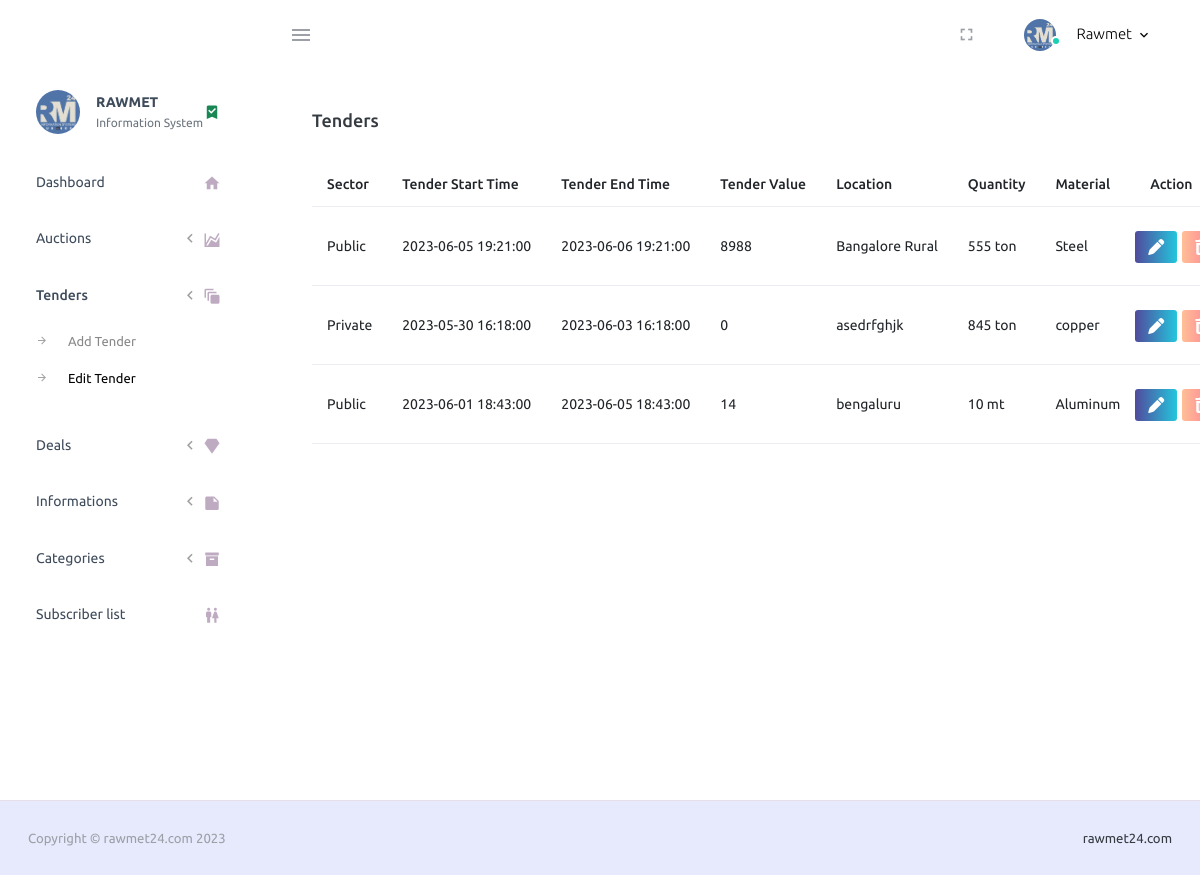
Before: /PurpleAdmin-Free-Admin-Template-master/pages/forms/editTendlist.php (signed in) with the older database file.
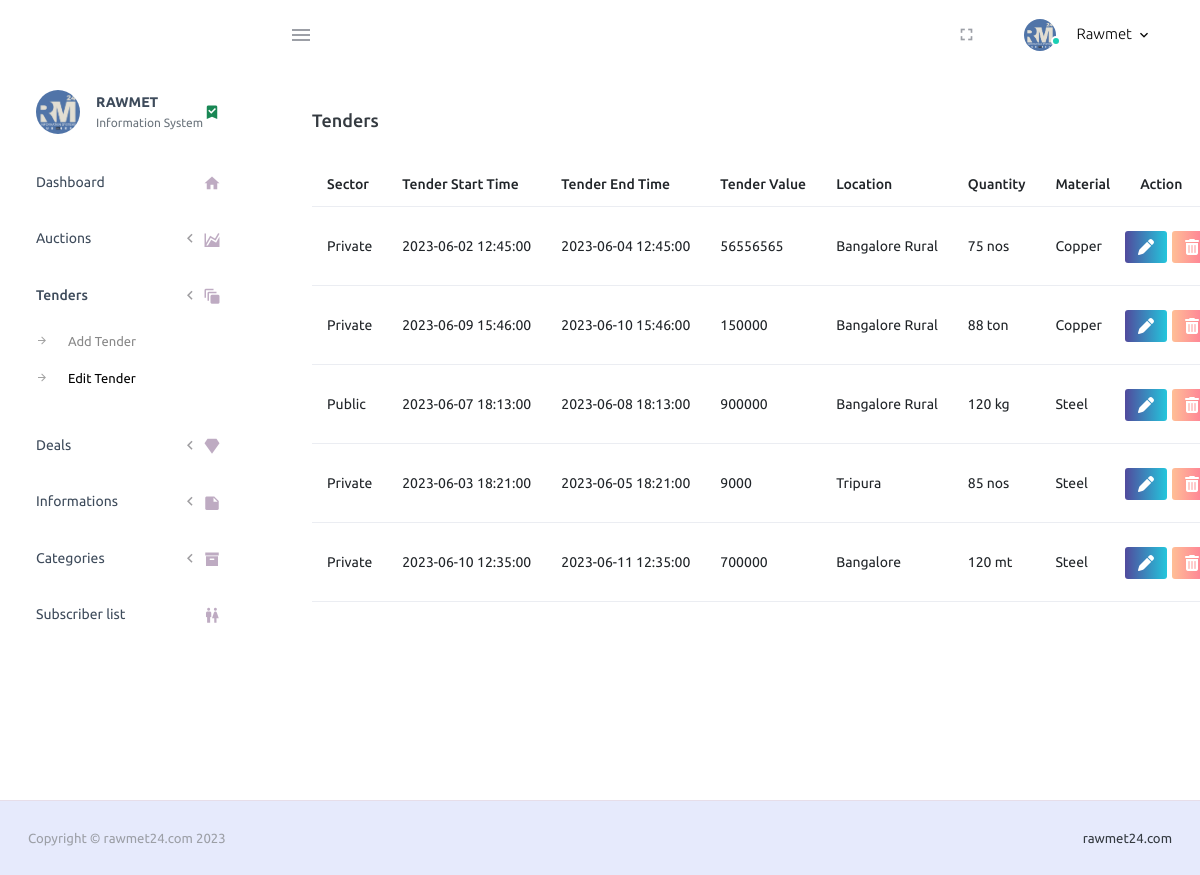
After: the same page with the newer database file.
### tables this page shows
CREATE TABLE `tenders` (
  `id` int(11) NOT NULL,
  `category` varchar(255) DEFAULT NULL,
  `infoId` varchar(255) DEFAULT NULL,
  `ownership` varchar(255) DEFAULT NULL,
  `tenderLocation` varchar(255) DEFAULT NULL,
  `sector` varchar(255) DEFAULT NULL,
  `tenderNumber` int(255) DEFAULT NULL,
  `tenderDesc` text DEFAULT NULL,
  `material` varchar(255) DEFAULT NULL,
  `matDesc` varchar(255) DEFAULT NULL,
  `quantity` varchar(255) NOT NULL,
  `publishingDatetime` datetime DEFAULT NULL,
  `startDatetime` datetime DEFAULT NULL,
  `endDatetime` datetime DEFAULT NULL,
  `emdType` varchar(255) DEFAULT NULL,
  `emdAmt` int(11) DEFAULT NULL,
  `tenderValue` int(255) NOT NULL,
  `companyName` varchar(255) DEFAULT NULL,
  `location` varchar(255) DEFAULT NULL,
  `street` varchar(255) DEFAULT NULL,
  `city` varchar(255) DEFAULT NULL,
  `telephone` varchar(255) DEFAULT NULL,
  `email` varchar(255) DEFAULT NULL,
  `contactPerson` varchar(255) DEFAULT NULL,
  `img` varchar(300) NOT NULL,
  `file` varchar(300) NOT NULL
);

### PurpleAdmin-Free-Admin-Template-master/pages/forms/editTendlist.php (the view, shortened to what the changed rows need)
<?php
include "connect.php";
?>
<!DOCTYPE html>
<html lang="en">
  <head>
    <link rel="stylesheet" href="https://cdnjs.cloudflare.com/ajax/libs/font-awesome/5.15.3/css/all.min.css">
    <link rel="stylesheet" href="../../assets/vendors/mdi/css/materialdesignicons.min.css">
    <link rel="stylesheet" href="path/to/font-awesome/css/font-awesome.min.css">
    <link rel="stylesheet" href="../../assets/vendors/css/vendor.bundle.base.css">
    <link rel="stylesheet" href="https://cdn.jsdelivr.net/npm/bootstrap@4.6.2/dist/css/bootstrap.min.css">
    <link rel="stylesheet" href="../../assets/css/style.css">
  </head>
  <body>
    <div class="container-scroller">
      <div class="container-fluid page-body-wrapper">
        <div class="col-lg-10 grid-margin stretch-card">
                <div class="card">
                  <div class="card-body">
                    <h4 class="card-title">Tenders</h4><br>
                    <table id="keywords" class="table table-hover table-responsive">
  <thead>
    <tr>
      <th class="col-2" onclick="sortTable(0)"><span>Sector</span></th>
      <th class="col-2" onclick="sortTable(0)"><span>Tender Start Time</span></th>
      <th class="col-2" onclick="sortTable(0)"><span>Tender End Time</span></th>
      <th class="col-2" onclick="sortTable(0)"><span>Tender Value</span></th>
      <th class="col-2" onclick="sortTable(0)"><span>Location</span></th>
      <th class="col-2" onclick="sortTable(0)"><span>Quantity</span></th>
      <th class="col-2" onclick="sortTable(0)"><span>Material</span></th>
      <th class="col-2" onclick="sortTable(0)"><span>Action</span></th>
    </tr>
  </thead>
  <tbody>
  <?php
$sql = "SELECT * FROM tenders";
$result = $conn->query($sql);
$data = array();
if ($result->num_rows > 0) {
    while ($row = $result->fetch_assoc()) {
        $data[] = $row;
    }
} else {
    echo "No data found.";
}
?>
    <?php foreach ($data as $row) { ?>
      <tr>
        <td><?php echo $row['sector']; ?></td>
        <td><?php echo $row['startDatetime']; ?></td>
        <td><?php echo $row['endDatetime']; ?></td>
        <td><?php echo $row['tenderValue']; ?></td>
        <td><?php echo $row['location']; ?></td>
        <td><?php echo $row['quantity']; ?></td>
        <td><?php echo $row['material']; ?></td>
 <td style="padding: 0px;"> <div style="display: flex; gap: 5px;"><form action="fetchTend.php?g=<?php echo $row['id'];?>" method="GET">
                <button class="btn btn-block btn-sm btn-gradient-primary mt-4 mx-auto" type="submit" style="width:auto;margin-bottom:22px"><a href="fetchTend.php?id='.$id.'"><i class="fa fa-solid fa-pen"></i></a> </button>
                </form>
                <form action="deleteTend.php?g=<?php echo $row['id'];?>" method="POST">
                <button class="btn btn-block btn-sm btn-gradient-danger mt-4 mx-auto" type="submit" ><a href="deleteAuc.php? id='.$id.'"><i class="fa fa-solid fa-trash"></i></a> </button>
                </form>
    </div></td>
      </tr>
    <?php } ?>
  </tbody>
</table>
          </div>
        </div>
        </div>
        </div></div>
  </body>
</html>

Changed rows visible on the page:
removed tenders: sector "Public", startDatetime "2023-06-05 19:21:00", endDatetime "2023-06-06 19:21:00", tenderValue "8988", location "Bangalore Rural", quantity "555 ton", material "Steel"
removed tenders: sector "Private", startDatetime "2023-05-30 16:18:00", endDatetime "2023-06-03 16:18:00", tenderValue "0", location "asedrfghjk", quantity "845 ton", material "copper"
removed tenders: sector "Public", startDatetime "2023-06-01 18:43:00", endDatetime "2023-06-05 18:43:00", tenderValue "14", location "bengaluru", quantity "10 mt", material "Aluminum"
added tenders: sector "Private", startDatetime "2023-06-02 12:45:00", endDatetime "2023-06-04 12:45:00", tenderValue "56556565", location "Bangalore Rural", quantity "75 nos", material "Copper"
added tenders: sector "Private", startDatetime "2023-06-09 15:46:00", endDatetime "2023-06-10 15:46:00", tenderValue "150000", location "Bangalore Rural", quantity "88 ton", material "Copper"
added tenders: sector "Public", startDatetime "2023-06-07 18:13:00", endDatetime "2023-06-08 18:13:00", tenderValue "900000", location "Bangalore Rural", quantity "120 kg", material "Steel"
added tenders: sector "Private", startDatetime "2023-06-03 18:21:00", endDatetime "2023-06-05 18:21:00", tenderValue "9000", location "Tripura", quantity "85 nos", material "Steel"
added tenders: sector "Private", startDatetime "2023-06-10 12:35:00", endDatetime "2023-06-11 12:35:00", tenderValue "700000", location "Bangalore", quantity "120 mt", material "Steel"
